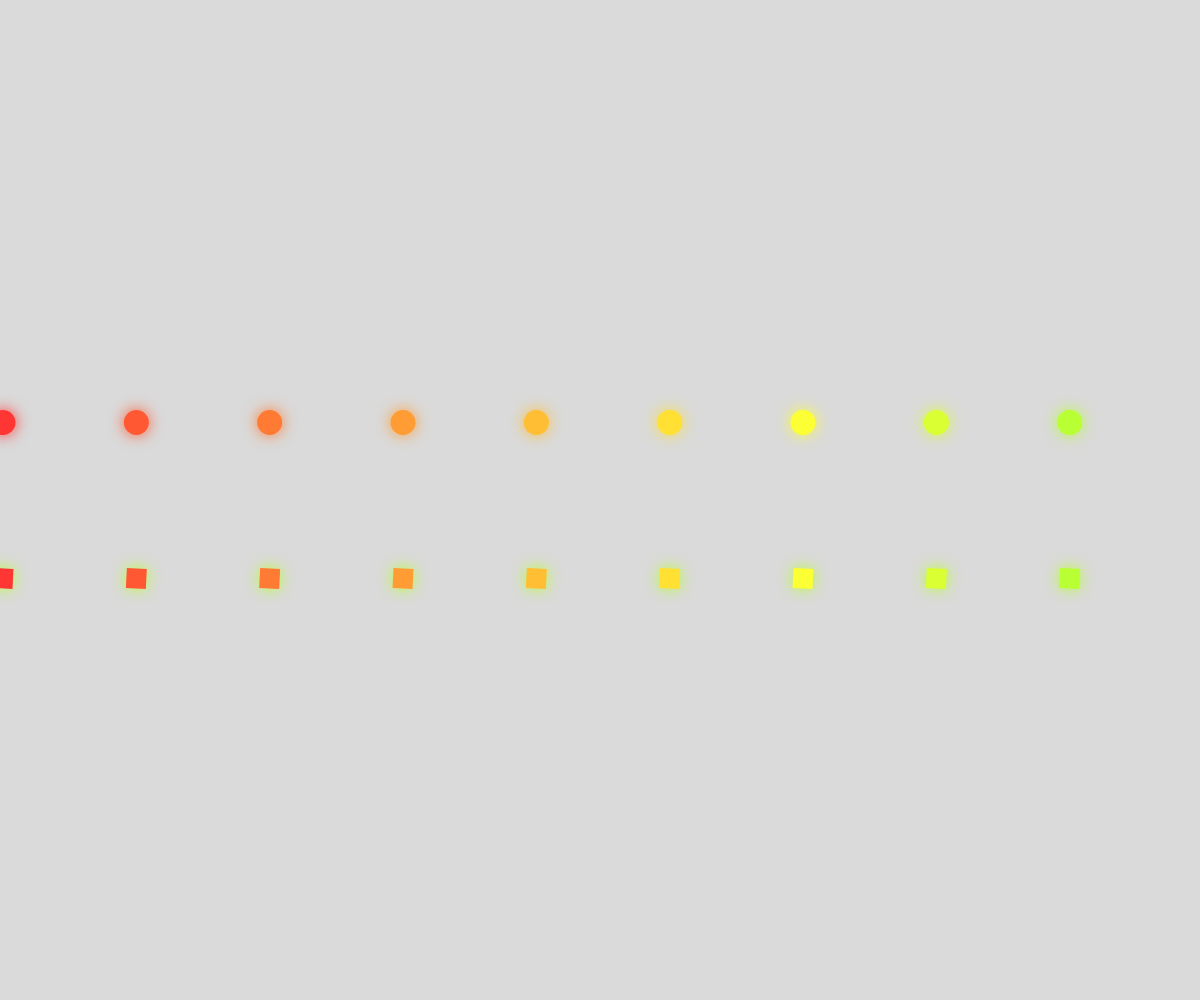
Frame 1 (no input)
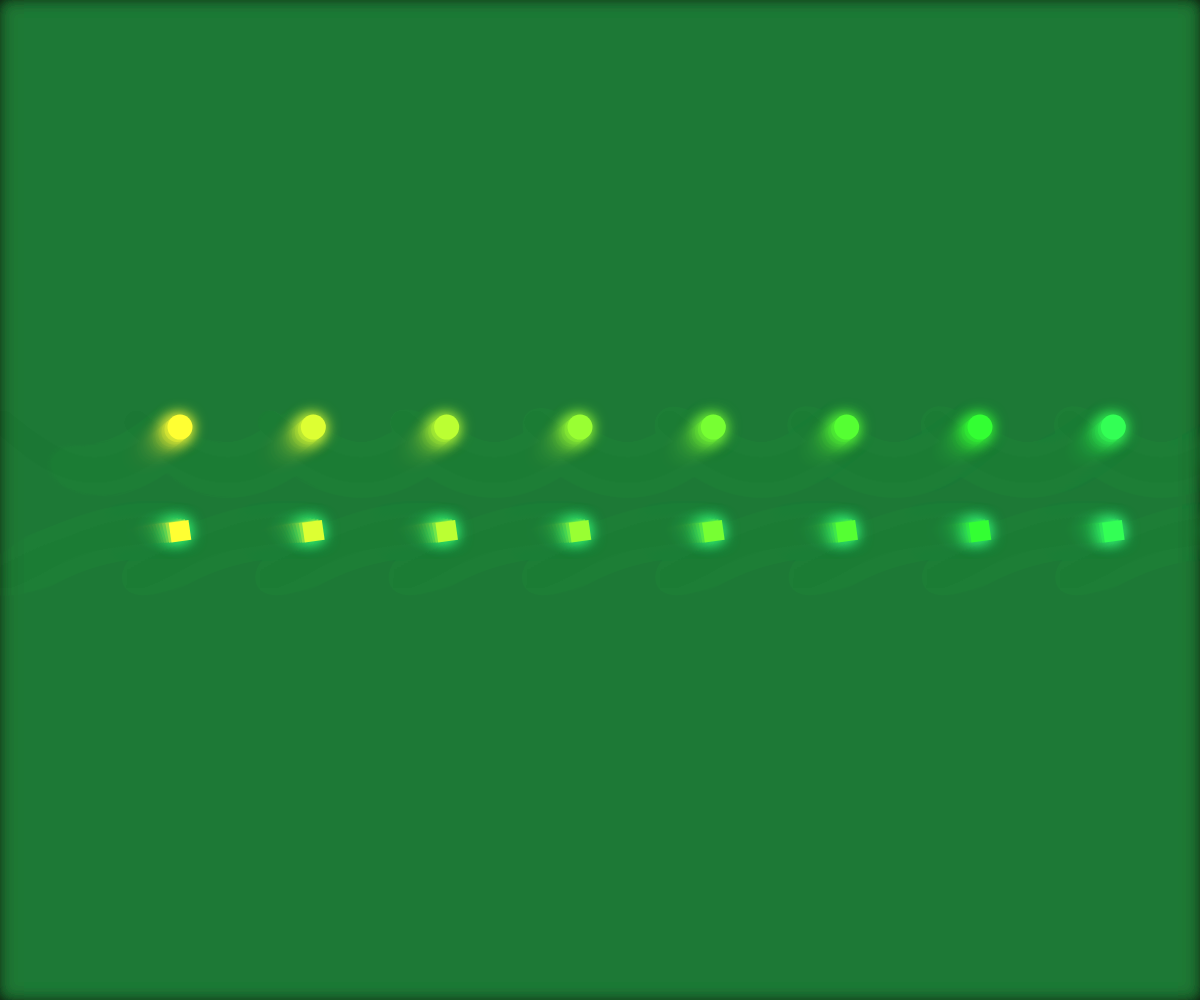
Frame 60 (no input)
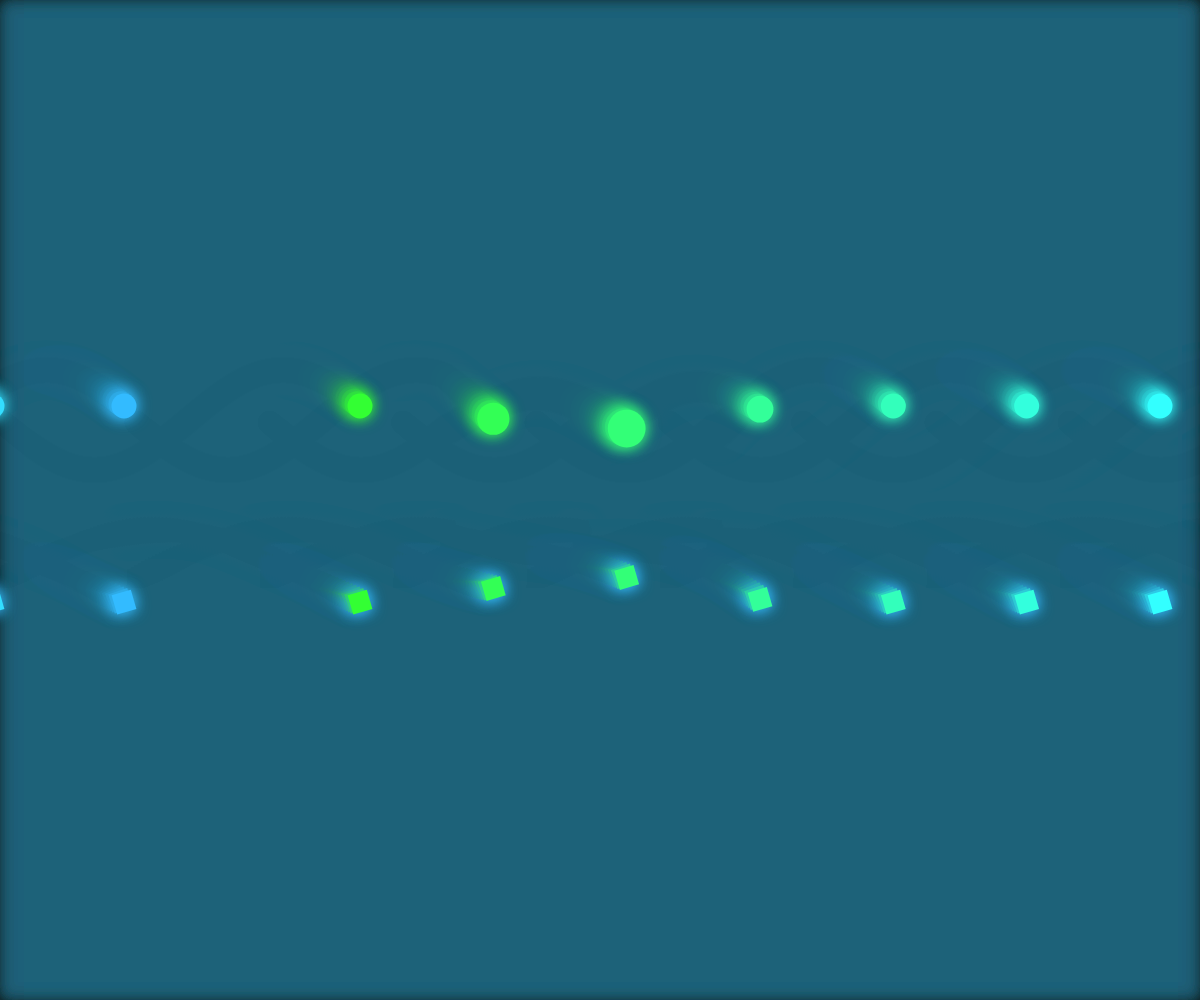
Frame 120 (the mouse pressed at the canvas centre since frame 60)

The p5.js sketch that drew these frames (run headless with seeded random() and noise() and a simulated clock; from frame 60 on, the mouse is pressed at the canvas centre):

// p5.js sketch
// ── sketch.js
let circles = [];
let squares = [];
let numElements = 9; // Number of elements in the chain

function setup() {
  createCanvas(windowWidth, windowHeight);
  // Using HSB for vibrant colors: Hue (0-360), Saturation (100), Brightness (100)
  colorMode(HSB, 360, 100, 100, 1);
  
  // Initialize objects with specific spacing
  for (let i = 0; i < numElements; i++) {
    circles.push(new Circle(i * (width / numElements), height / 2, 25, i * 10));
    squares.push(new Square(i * (width / numElements), height / 2, 20, i * 10));
  }
}

function draw() {
  // Semi-transparent background creates a "motion blur" or trail effect
  background(0, 0, 5, 0.15);
  
  // Update and render circles
  for (let c of circles) {
    c.update();
    c.display();
  }
  
  // Update and render squares
  for (let s of squares) {
    s.update();
    s.display();
  }
}

class Circle {
  constructor(x, y, size, hue) {
    this.x = x;
    this.y = y;
    this.size = size;
    this.hue = hue;
    this.angle = 0;
  }

  update() {
    this.angle += 0.05; // Speed of wave motion
    this.x += 3;
    
    // Wave motion calculation
    let waveY = height / 2 - 80 + sin(this.angle) * 50;
    
    // Interaction: Smoothly follow the mouse Y position if close
    let d = dist(mouseX, mouseY, this.x, waveY);
    if (d < 200) {
      // Linear interpolation (lerp) makes the movement smooth and "organic"
      this.y = lerp(waveY, mouseY - 50, map(d, 0, 200, 1, 0));
      this.size = map(d, 0, 200, 50, 25); // Get bigger when mouse is near
    } else {
      this.y = waveY;
      this.size = 25;
    }

    this.hue = (this.hue + 1) % 360;

    if (this.x > width + 50) this.x = -50;
  }

  display() {
    fill(this.hue, 80, 100);
    noStroke();
    // Glow effect using drawingContext properties
    drawingContext.shadowBlur = 15;
    drawingContext.shadowColor = color(this.hue, 80, 100);
    ellipse(this.x, this.y, this.size);
  }
}

class Square {
  constructor(x, y, size, hue) {
    this.x = x;
    this.y = y;
    this.size = size;
    this.hue = hue;
    this.angle = PI; // Start at opposite phase
    this.rotation = 0;
  }

  update() {
    this.angle += 0.03;
    this.x += 3;
    this.rotation += 0.05; // Constant self-rotation
    
    let waveY = height / 2 + 80 + sin(this.angle) * 50;
    
    let d = dist(mouseX, mouseY, this.x, waveY);
    if (d < 200) {
      this.y = lerp(waveY, mouseY + 50, map(d, 0, 200, 1, 0));
    } else {
      this.y = waveY;
    }

    this.hue = (this.hue + 1) % 360;
    if (this.x > width + 50) this.x = -50;
  }

  display() {
    push(); // Save coordinate system
    translate(this.x, this.y); // Move origin to object position
    rotate(this.rotation); // Rotate the individual square
    fill(this.hue, 80, 100);
    noStroke();
    rectMode(CENTER);
    rect(0, 0, this.size, this.size);
    pop(); // Restore coordinate system
  }
}
